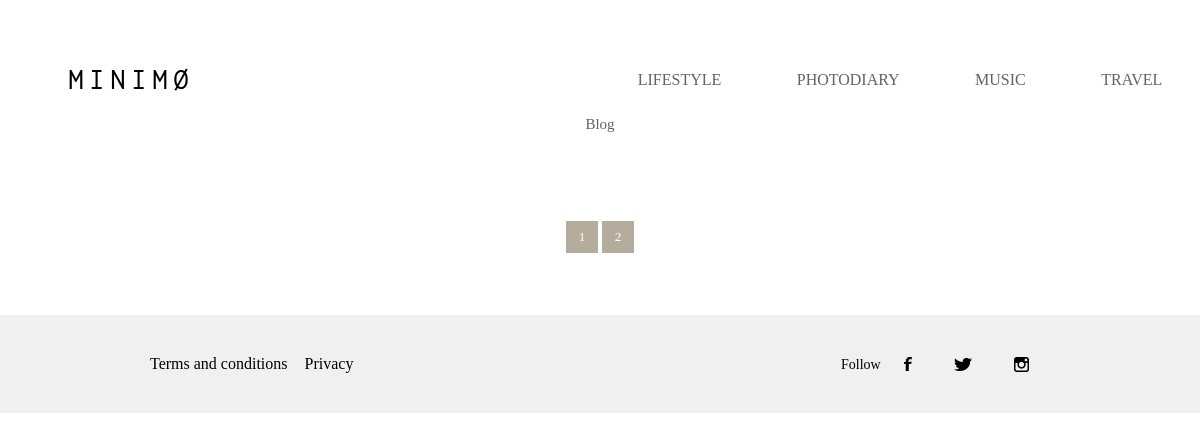
Page /?post_category=lifestyle on the earlier database version.
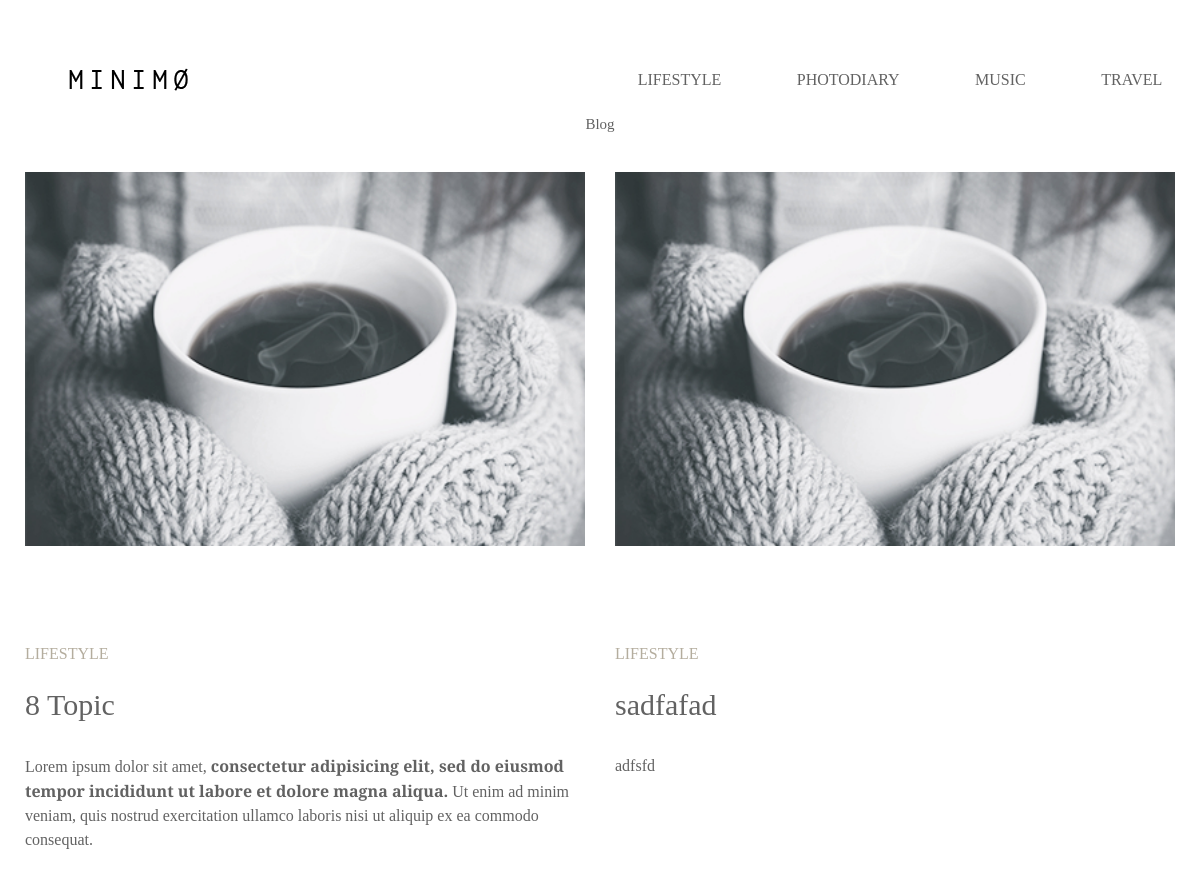
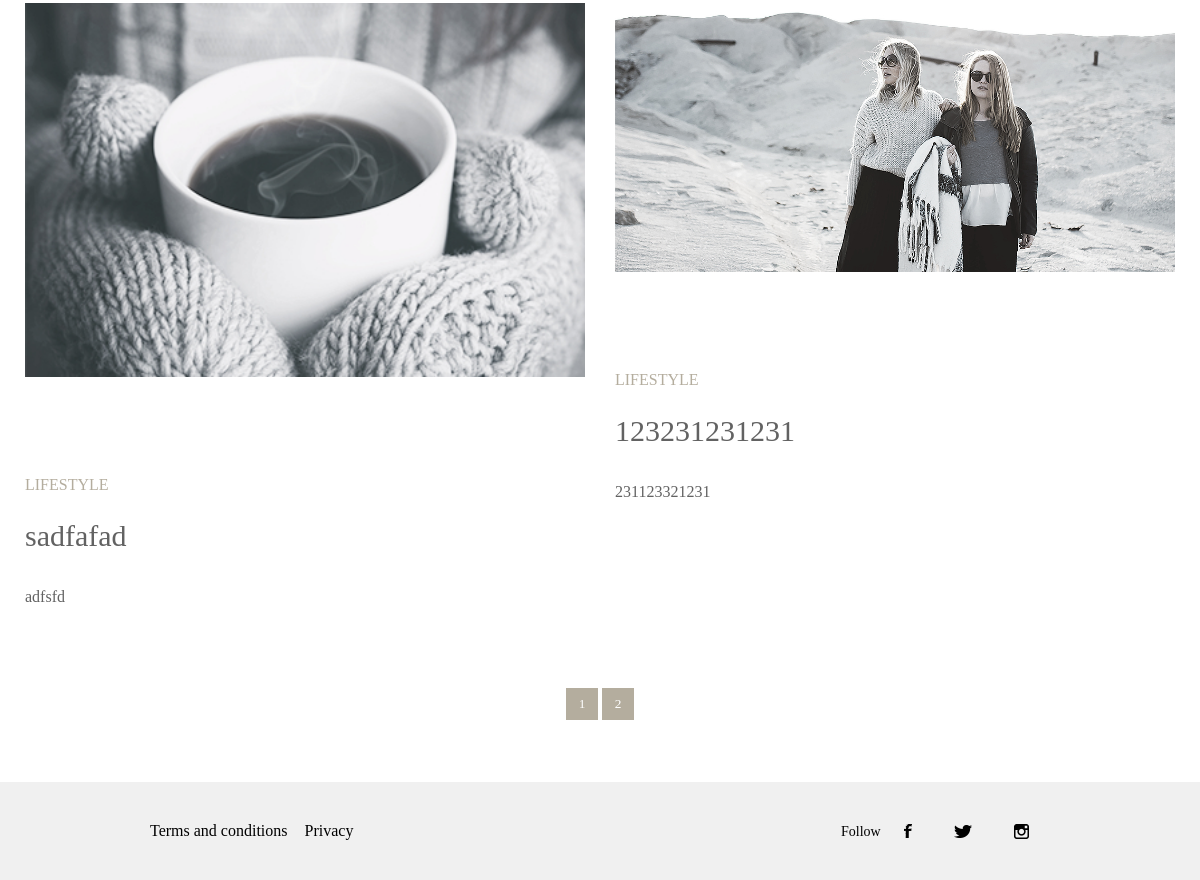
Same page on the later database version (2 pictures, top to bottom).
### tables this page shows
CREATE TABLE `post` (
  `post_id` int(11) NOT NULL,
  `post_img_path` varchar(255) DEFAULT NULL,
  `post_title` varchar(255) DEFAULT NULL,
  `post_date` date DEFAULT NULL,
  `post_short_text` varchar(255) DEFAULT NULL,
  `post_text` text,
  `post_category` varchar(25) NOT NULL
);

### includes/config.php (called while the page is built)
<?php
return [
    'dsn' => 'mysql:host=localhost;dbname=blogdb;charset=utf8',
    'username' => 'root',
    'password' => '',
    'options' => [
        PDO::ATTR_ERRMODE => PDO::ERRMODE_EXCEPTION,
        PDO::ATTR_DEFAULT_FETCH_MODE => PDO::FETCH_ASSOC,
        PDO::ATTR_EMULATE_PREPARES => false,
    ],
];
?>

### includes/pdo-manager.php (called while the page is built, shortened)
<?php
    class Connection{
        protected $pdo;
        protected $dsn;
        protected $username;
        protected $password;
        protected $options;
        public function __construct($configFile='config.php') {
            $config = include($configFile);
            $this->dsn = $config['dsn'];
            $this->username = $config['username'];
            $this->password = $config['password'];
            $this->options = [
                PDO::ATTR_ERRMODE            => PDO::ERRMODE_EXCEPTION,
                PDO::ATTR_DEFAULT_FETCH_MODE => PDO::FETCH_ASSOC,
                PDO::ATTR_EMULATE_PREPARES   => false,
            ];
        }
        protected function connect() {
            if (!$this->pdo) {
                $this->pdo = new PDO($this->dsn, $this->username, $this->password, $this->options);
            }
        }
        protected function query($query, $params = []) {
            $statement = $this->pdo->prepare($query);
            $statement->execute($params);
            return $statement;
        }
        public function get_entries_count($table) {
            $result = $this->query("SELECT COUNT(*) FROM $table");
            return $result->fetchColumn();
        }
        public function get_array_paginated($options){
            $offset = ($options['page_num'] - 1)*$options['entries_limit'] ;
            $sql = "SELECT * FROM `post` ORDER BY `post`.`post_id` ASC LIMIT {$options['entries_limit']} OFFSET {$offset};";
            if ($options['post_category']){
                $post_category = strtoupper($options['post_category']);
                $sql = "SELECT * FROM `post` WHERE `post`.`post_category` = '{$post_category}' ORDER BY `post`.`post_id` ASC LIMIT {$options['entries_limit']} OFFSET {$offset};";
            }
            return $this->query($sql)->fetchAll();
        }
    }
    $PDO = new Connection;
    ?>

### includes/functions.php (called while the page is built, shortened)
<?php
    function get_page_num(){
        if (isset($_GET["page_num"]))
            $page_num = (int)$_GET["page_num"];
        else
            $page_num = 1;
        return $page_num;
    }
?>

### index.php (the view)
<?php
include __DIR__.'/header.php';
include __DIR__.'/includes/pdo-manager.php';
?>
    <div class="content">
    <h1 class="page-title">Blog</h1>
    <div class="content-wrapper">
        <?php
        $page_num = get_page_num();
        $pages_options = [
            'page_num' => $page_num,
            'entries_limit' => 4,
        ];
        if(is_categoried()){
            $pages_options['post_category'] = $_GET['post_category'];
        }
        foreach($PDO->get_array_paginated($pages_options) as $data):
        ?>
            <div class="content-element">
                <img src="<?=$data["post_img_path"]?>" alt="" class="content-img">
                <p class="content-subtitles"><?=$data["post_category"]?></p>
                <a href="page.php?post_id=<?=$data['post_id']?>" class="content-titles"><?=$data["post_title"]?></a>
                <p class="content-preview"><?=$data["post_short_text"]?></p>
            </div>
        <?php
        endforeach;
        ?>
    </div>
    </div>
    <div class="pagination">
    <form action="" method="get">
    <?php
        $entries_count = $PDO->get_entries_count("post");
        $num_pages = ceil($entries_count / 4);
        for ($page_num=1; $page_num <= $num_pages; $page_num++):
            $btn_class = 'pagination-btn-active';
            if ($page_num != $_GET['page_num'])
                $btn_class = 'pagination-btn';
    ?>
    <button name="page_num" value="<?php echo $page_num ?>" type="submit" class="<?php echo $btn_class ?>"><?php echo $page_num?></button>
    <?php endfor;  ?>
    </form>
    </div>
<?php
    include __DIR__.'/footer.php';
?>

### header.php (shortened to what this page needs)
<?php include_once __DIR__.'/includes/functions.php'; ?>
<!DOCTYPE html>
<html lang="en">
<head>
    <link rel="stylesheet" href="<?php get_file_path() ?>css/style.css">
</head>
<body>
<div class="header">
    <div class="header-logo">
        <a href="/"><img class="header-logo-img"  src="img/logo.png" alt="MINIMO"></a>
    </div>
    <div class="header-nav">
        <a class="header-nav-elem" href="?post_category=lifestyle">lifestyle</a>
        <a class="header-nav-elem" href="?post_category=photodiary">photodiary</a>
        <a class="header-nav-elem" href="?post_category=music">music</a>
        <a class="header-nav-elem" href="?post_category=travel">travel</a>
    </div>
</div>

### footer.php
        <div class="footer">
                <div class="footer-privacy">
                    <a href="#" class="footer-privacy-elem">Terms and conditions</a>
                    <a href="#" class="footer-privacy-elem">Privacy</a>
                </div>
                <div class="footer-social">
                    <p class="footer-text">Follow</p>
                    <a href="https://facebook.com/"><img src="img/icons/facebook.png" alt="" class="footer-social-img"></a>
                    <a href="https://twitter.com/"><img src="img/icons/twitter.png" alt="" class="footer-social-img"></a>
                    <a href="https://www.instagram.com/"><img src="img/icons/instagram.png" alt="" class="footer-social-img"></a>
                </div>
            </div>
    </body>
</html>

### css/style.css (style rules this page uses)
* { padding: 0; margin: 0; border: 0; }
*, *:before, *:after { -moz-box-sizing: border-box; -webkit-box-sizing: border-box; box-sizing: border-box; }
html, body { font-family: 'Playfair Display', serif; height: 100%; width: 100%; font-size: 100%; line-height: 1; -ms-text-size-adjust: 100%; -moz-text-size-adjust: 100%; -webkit-text-size-adjust: 100%; }
input, button, textarea { font-family: inherit; }
button { cursor: pointer; }
a, a:visited { text-decoration: none; }
img { vertical-align: top; }
h1, h2, h3, h4, h5, h6 { font-size: inherit; font-weight: 400; }
.header { display: flex; justify-content: space-between; margin-top: 68px; }
.header-logo { margin-left: 69px; }
.header-logo-img { width: 119px; }
.header-nav { width: 50%; justify-content: space-around; display: flex; align-items: center; }
.header-nav-elem { color: #626262; line-height: 24px; text-align: center; text-transform: uppercase; }
.content { margin: 150px; }
.page-title { text-align: center; color: #626262; font-size: 32px; margin-bottom: 40px; }
.content-wrapper { display: flex; margin: -35px -35px; flex-wrap: wrap; }
.content-element { padding: 35px 35px; flex: 1 1 50%; }
.content-img { width: 420px; }
.content-subtitles { padding-top: 32px; color: #b4ad9e; font-weight: 300; text-align: left; text-transform: uppercase; }
.content-titles { display: inline-block; padding-top: 28px; padding-bottom: 34px; color: #626262; font-size: 30px; text-align: left; }
.content-preview { display: block; color: #626262; line-height: 24px; text-align: left; }
.pagination { margin-top: 79px; margin-bottom: 62px; text-align: center; }
.pagination-btn { width: 32px; height: 32px; border: 2px solid #b4ad9e; background-color: #b4ad9e; color: #ffffff; }
@media screen and (max-width: 1250px) { .page-title { text-align: center; font-size: 15px; } }
@media screen and (max-width: 1250px) { .content { margin: 25px; } }
@media screen and (max-width: 1250px) { .content-img { width: 100%; } }
@media screen and (max-width: 1250px) { .content-wrapper { margin: -15px -15px; } }
@media screen and (max-width: 1250px) { .content-subtitles { padding: 0; } }
@media screen and (max-width: 1250px) { .content-element { padding: 15px 15px; flex: 1 1 50%; } }
.content-subtitles { margin-top: 100px; }
.footer { display: flex; justify-content: space-between; height: 98px; width: 100%; background-color: #f0f0f0; }
.footer-privacy { display: flex; align-items: center; }
.footer-privacy-elem { color: #000; }
.footer-privacy-elem:last-child { margin-left: 17px; }
.footer-privacy-elem:first-child { margin-left: 150px; }
.footer-social { display: flex; align-items: center; }
.footer-text { width: 42px; height: 12px; color: #000000; font-size: 14px; line-height: 24px; margin-bottom: 10px; }
.footer-social-img { margin: 21px; }
.footer-social:last-child { margin-right: 150px; }

Differences in the rows shown:
now on this page (row edited): post: post_img_path (picture), post_category "LIFESTYLE", post_title "8 Topic", post_short_text "Lorem ipsum dolor sit amet, consectetur adipisicing elit, sed do eiusmod tempor incididunt ut labore et dolore magna aliqua. Ut enim ad minim veniam, quis nostrud exercitation ullamco laboris nisi ut aliquip ex ea commodo consequat."
now on this page (row edited): post: post_img_path (picture), post_category "LIFESTYLE", post_title "sadfafad", post_short_text "adfsfd"
now on this page (row edited): post: post_img_path (picture), post_category "LIFESTYLE", post_title "sadfafad", post_short_text "adfsfd"
now on this page (row edited): post: post_img_path (picture), post_category "LIFESTYLE", post_title "123231231231", post_short_text "231123321231"
